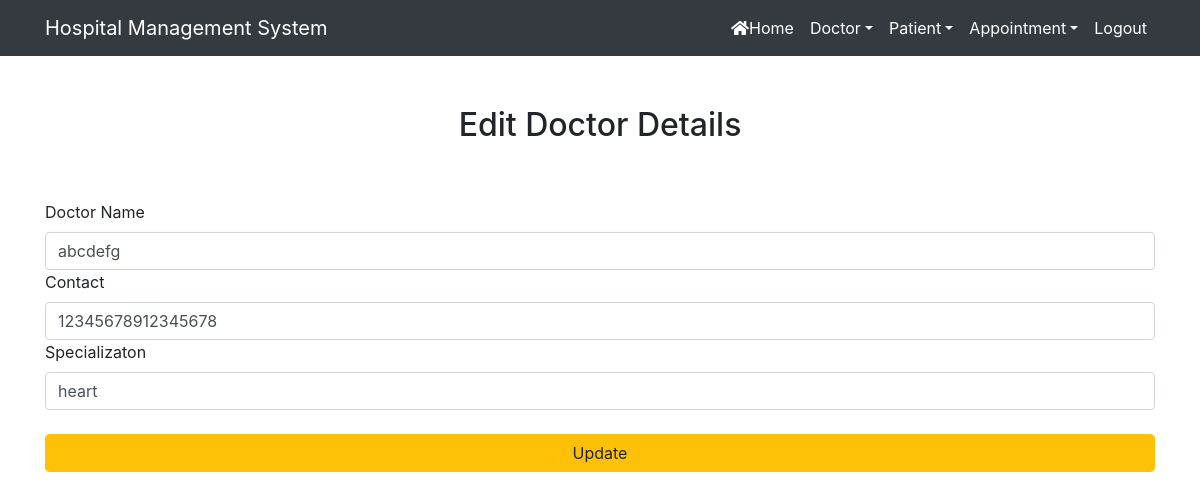
/edit_doctor/1 (signed in), run on the app's committed database.
### hospital/models.py (models this page shows, shortened)
class Doctor(models.Model):
    name=models.CharField(max_length=50)
    mobile=models.IntegerField()
    special=models.CharField(max_length=50)

### hospital/views.py (the view, shortened to what this page needs)
# urls.py: path('edit_doctor/<int:pid>',edit_Doctor,name='edit_doctor'),
def edit_Doctor(request,pid):
    if not request.user.is_staff:
        return redirect('login')
    doc=Doctor.objects.filter(id=pid)
    d={'doc':doc}
    return render(request,'edit_doctor.html',d)

### hospital/templates/edit_doctor.html (shortened to what this page needs)
{%extends 'navigation.html'%}
{%load static%}
{% block body%}
<div class="container" style="margin-top:50px">
    <h2 class="text-center">
        Edit Doctor Details
    </h2>
    <br><br>
    <form method="post">
        {% for i in doc %}
        <label>Doctor Name</label>
        <input type="text" class="form-control" name="name" value="{{i.name}}" required>
        <label>Contact</label>
        <input type="text" class="form-control" name="contact" value="{{i.mobile}}" required>
        <label>Specializaton</label>
        <input type="text" class="form-control" name="special" value="{{i.special}}" required>
        <br>
        <input type="submit" value="Update" class="form-control btn btn-warning">
       {%endfor%}
    </form>
</div>
{% endblock %}

### data on the page
Doctor: name "abcdefg", contact "12345678912345678", special "heart"
